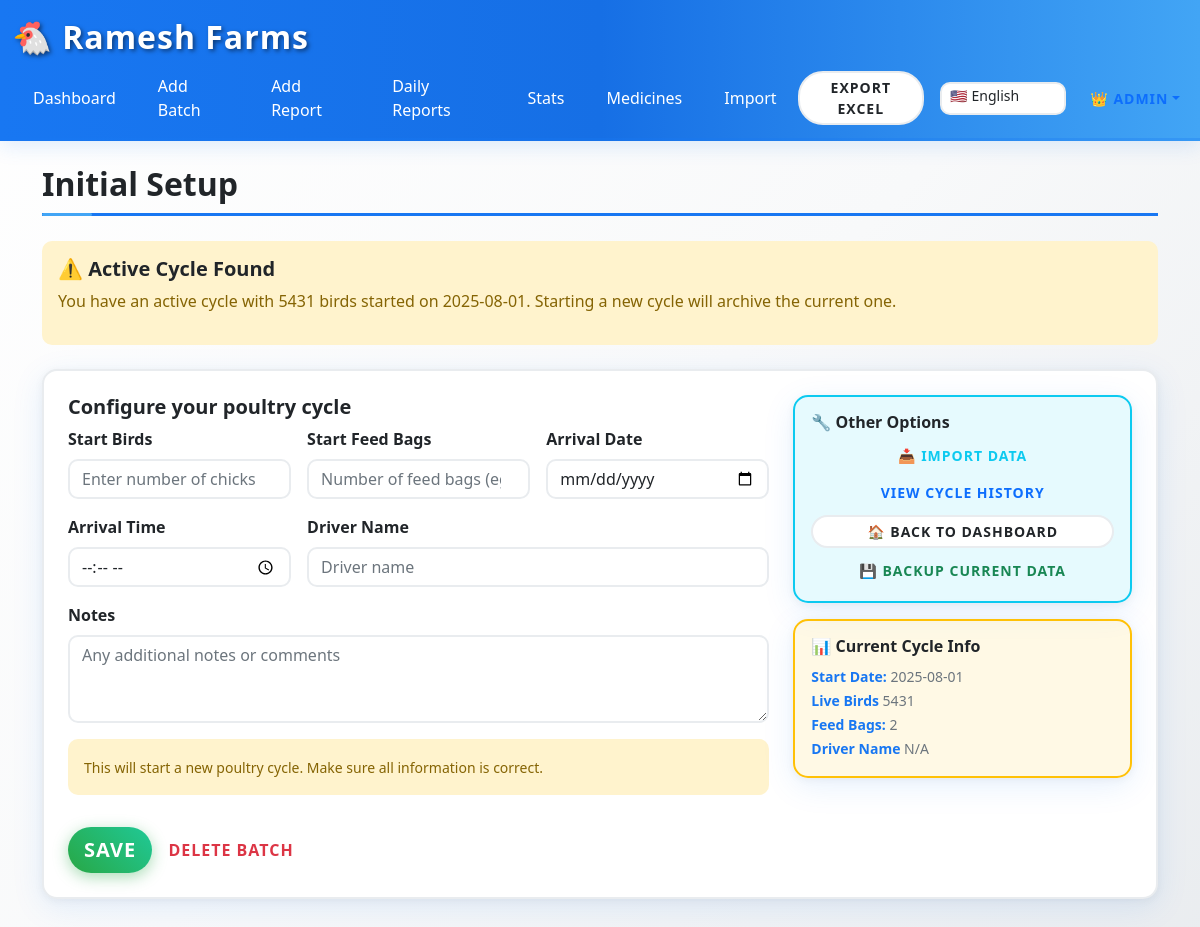
The app's page /setup (signed in), older data.
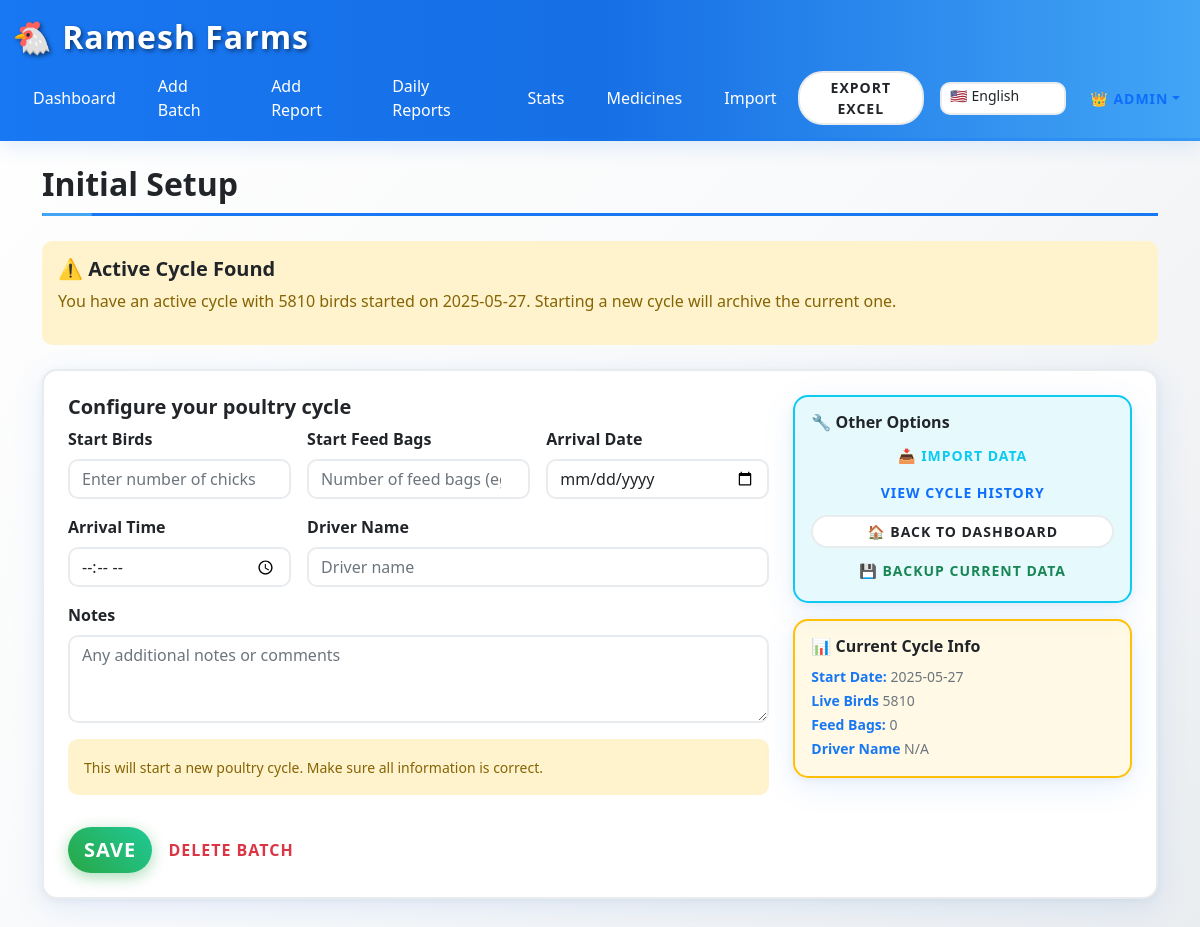
The same page, newer data.
### app.py (models this page shows)
class Cycle(db.Model):
    id = db.Column(db.Integer, primary_key=True)
    start_date = db.Column(db.String(50))
    start_time = db.Column(db.String(50))
    start_birds = db.Column(db.Integer)
    current_birds = db.Column(db.Integer)
    start_feed_bags = db.Column(db.Float)
    driver = db.Column(db.String(120))
    notes = db.Column(db.String(500))
    status = db.Column(db.String(20), default='active')  # 'active' or 'archived'
    end_date = db.Column(db.String(50))  # Date when cycle was completed/archived

### app.py (the view, shortened to what this page needs)
@app.route('/setup', methods=['GET','POST'])
@admin_required
def setup():
    existing_cycle = get_active_cycle()
    return render_template('setup.html', existing_cycle=existing_cycle)

### app.py (called while the page is built)
def admin_required(f):
    @wraps(f)
    def decorated_function(*args, **kwargs):
        if 'user_id' not in session:
            return redirect(url_for('login'))
        user = User.query.get(session['user_id'])
        if not user or user.role != 'admin':
            flash('Access denied. Admin privileges required.', 'error')
            return redirect(url_for('dashboard'))
        return f(*args, **kwargs)
    return decorated_function

def get_active_cycle():
    return Cycle.query.filter_by(status='active').order_by(Cycle.id.desc()).first()

### templates/setup.html (shortened to what the changed rows need)
{% extends 'base.html' %}
{% block content %}
<h2 data-i18n="setup_title">Initial Setup</h2>
{% if existing_cycle %}
<div class="alert alert-warning mb-4">
  <h5 data-i18n="existing_cycle_warning">⚠️ Active Cycle Found</h5>
  <p data-i18n="existing_cycle_msg">
    You have an active cycle with {{ existing_cycle.current_birds }} birds started on {{ existing_cycle.start_date }}.
    Starting a new cycle will archive the current one.
  </p>
</div>
{% endif %}
<div class="card p-4">
  <div class="row">
    <div class="col-md-4">
      {% if existing_cycle %}
      <div class="card bg-warning bg-opacity-10 border-warning mt-3">
        <div class="card-body">
          <h6 data-i18n="current_cycle_info">📊 Current Cycle Info</h6>
          <small class="text-muted">
            <strong data-i18n="start_date">Start Date:</strong> {{ existing_cycle.start_date }}<br>
            <strong data-i18n="live_birds">Live Birds:</strong> {{ existing_cycle.current_birds }}<br>
            <strong data-i18n="feed_bags">Feed Bags:</strong> {{ existing_cycle.start_feed_bags|round|int }}<br>
            <strong data-i18n="driver">Driver:</strong> {{ existing_cycle.driver or 'N/A' }}
          </small>
        </div>
      </div>
      {% endif %}
    </div>
  </div>
</div>
{% endblock %}

Row changes from the older to the newer data that the page shows:
changed Cycle: current_birds "5431" → "5810"; start_date "2025-08-01" → "2025-05-27"; start_feed_bags "2" → "0"
